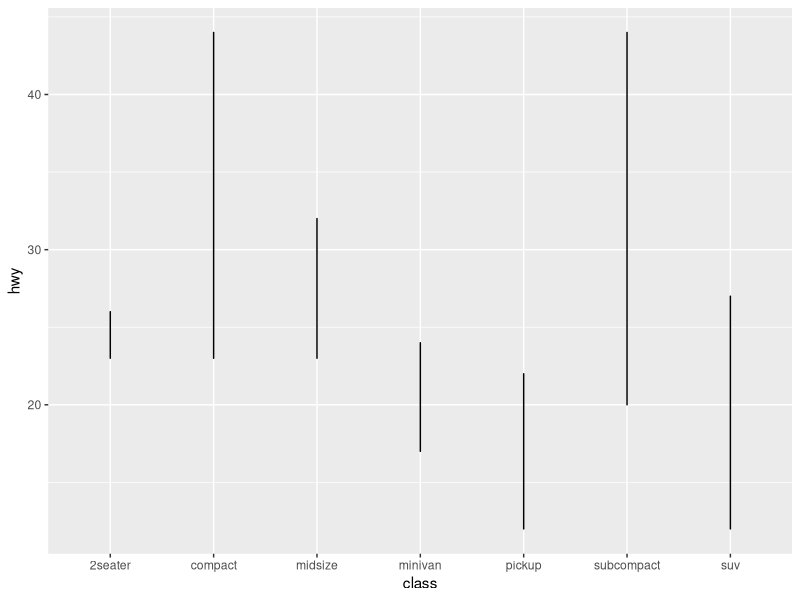

Recreate this plot in R.
## ---- chunk 1
#| echo: true
library(ggplot2)
1 + 1
p <- ggplot(mpg, aes(class, hwy)) + geom_line()
m <- lm(hwy ~ class, data = mpg)
## ---- chunk 2
#| echo: true
print("Hello")
## ---- chunk 3
#| echo: true
#| output-location: column
print("Hello")
## ---- chunk 4
#| echo: true
library(dplyr)

starwars %>% 
  mutate(name, bmi = mass / ((height/100)^2)) %>% 
  select(name:mass, bmi)
